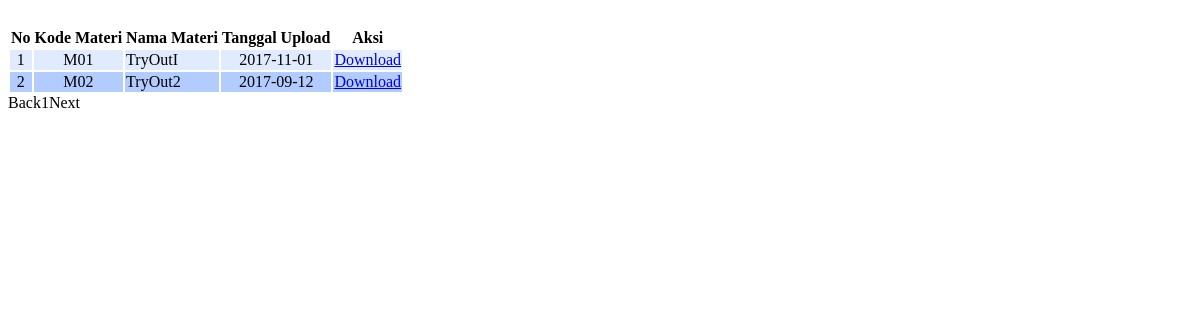
/admin/page/page_materi/materi.php, run on the app's committed database.
### tables this page shows
CREATE TABLE IF NOT EXISTS `materi` (
  `id` int(11) NOT NULL,
  `kd_materi` char(3) NOT NULL,
  `nm_materi` varchar(50) NOT NULL,
  `tgl_upload` date NOT NULL,
  `file` varchar(100) NOT NULL
);

### admin/page/page_materi/materi.php (the view, shortened to what this page needs)
<html>
<head>
<link type="text/css" href="css/smoothness/jquery-ui-1.8.24.custom.css" rel="stylesheet" />
</head>
<body>
<?php
$aksi="page/page_materi/aksi_materi.php";
switch($_GET['act']){
	default:
	$offset=$_GET['offset'];
	$limit = 10;
	if (empty ($offset)) {
		$offset = 0;
	}
$tampil=mysqli_query($db,"SELECT * FROM materi ORDER BY id");
	$baris=mysqli_num_rows($tampil);
	echo "<br>";
	if($baris>0){
echo      "<table>
			<tr>
			<th>No</th>
			<th>Kode Materi</th>
			<th>Nama Materi</th>
			<th>Tanggal Upload</th>
			<th>Aksi</th>
			</tr>";
$hasil = mysqli_query($db,"SELECT * FROM materi ORDER BY id limit $offset,$limit");
	$no = 1 + $offset;
$warnaGenap = "#B2CCFF";
$warnaGanjil = "#E0EBFF";
$counter = 1;
while($r = mysqli_fetch_array($hasil))
{
	if ($counter % 2 == 0) $warna = $warnaGenap;
	else $warna = $warnaGanjil;
	echo "<tr bgcolor='".$warna."'>
		<td align=center>$no</td>
		<td align=center>".$r['kd_materi']."</td>
		<td>".$r['nm_materi']."</td>
		<td align=center>".$r['tgl_upload']."</td>";
	if($_SESSION['leveluser']=="admin"){
	echo "<td align='center'><a href=?page=materi&act=editmateri&id=$r[id]><img src='images/edit.png' title='Ubah' alt='Ubah' width='14' height='14'></a> &nbsp;
					<a href=\"JavaScript: confirmIt('Anda yakin akan menghapusnya ?','$aksi?page=materi&act=hapus&id=$r[id]','','','','u','n','Self','Self')\" onMouseOver=\"self.status=''; return true\" onMouseOut=\"self.status=''; return true\"><img src='images/hapus.png' title='Hapus' alt='Hapus' width='14' height='14'></a>
		</td>";
	}
	else{
	echo "<td align='center'><a href='../file_materi/$r[file]' target='_blank'>Download</a>
		</td>";
	}
	echo "</tr>";
$no++;
$counter++;
}
echo "</table>";
echo "<div class=paging>";
	if ($offset!=0) {
		$prevoffset = $offset-10;
		echo "<span class=prevnext> <a href=$PHP_SELF?page=materi&offset=$prevoffset>Back</a></span>";
	}
	else {
		echo "<span class=disabled>Back</span>";
	}
	$halaman = intval($baris/$limit);
	if ($baris%$limit){
		$halaman++;
	}
	for($i=1;$i<=$halaman;$i++){
		$newoffset = $limit * ($i-1);
		if($offset!=$newoffset){
			echo "<a href=$PHP_SELF?page=materi&offset=$newoffset>$i</a>";
		}
		else {
			echo "<span class=current>".$i."</span>";
		}
	}
	if(!(($offset/$limit)+1==$halaman) && $halaman !=1){
		$newoffset = $offset + $limit;
		echo "<span class=prevnext><a href=$PHP_SELF?page=materi&offset=$newoffset>Next</a>";
	}
	else {
		echo "<span class=disabled>Next</span>";
	}
	echo "</div>";
	}else{
	echo "<br><b>Data Kosong !</b>";
	}
    break;
}
?>
</body>
</html>

### data on the page
materi: kd_materi "M01", nm_materi "TryOutI", tgl_upload "2017-11-01"
materi: kd_materi "M02", nm_materi "TryOut2", tgl_upload "2017-09-12"
